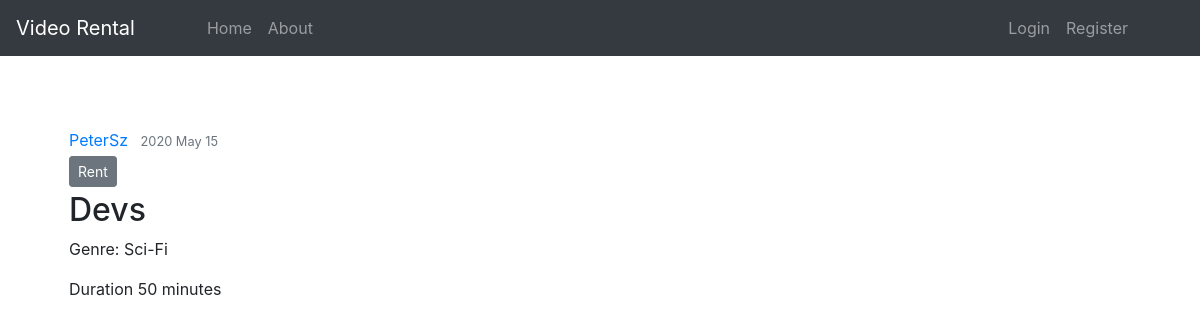
The app's page /video/rented/1/ with its own data.
### video/models.py (models this page shows, shortened)
class Video(models.Model):
    title = models.CharField(max_length=100)
    genre = models.CharField(max_length=30)
    duration = models.IntegerField()
    receive_date = models.DateTimeField(auto_now_add=True)
    renter = models.ForeignKey(User, on_delete=models.SET_DEFAULT, default=1)

### video/views.py (the view)
# urls.py: path('video/rented/<int:pk>/', VideoDetailView.as_view(), name='video-detail'),
class VideoDetailView(DetailView):
    model = Video

### video/templates/video/video_detail.html
{% extends "video/base.html" %}
{% block content %}
    <article class="media content-section">
    <div class="media-body">
      <div class="article-metadata">
        <a class="mr-2" href="#">{{ object.renter }}</a>
        <small class="text-muted">{{ object.receive_date|date:"Y F d" }}</small>
          {% if user.is_superuser %}
              <div>
                <a class="btn btn-secondary btn-sm mt-1 mb-1" href="{% url 'video-update' object.id %}">Update</a>
                <a class="btn btn-danger btn-sm mt-1 mb-1" href="{% url 'video-delete' object.id %}">Delete</a>
              </div>
          {% elif object.renter != user %}
              <div>
                <a class="btn btn-secondary btn-sm mt-1 mb-1" href="{% url 'video-rent' object.id %}">Rent</a>
              </div>
          {% else %}
              <div>
                <a class="btn btn-secondary btn-sm mt-1 mb-1" href="{% url 'video-rent' object.id %}">Give Back</a>
              </div>
          {% endif %}
      </div>
        <h2 class="article-title">{{ object.title }}</h2>
        <p class="article-content">Genre: {{ object.genre }}</p>
        <p class="article-content">Duration {{ object.duration }} minutes</p>
    </div>
  </article>
{% endblock content %}

### video/static/video/main.css (style rules this page uses)
body { padding-top: 5rem; }

### records on screen
Video: renter "PeterSz", receive_date "2020 May 15", title "Devs", genre "Sci-Fi", duration "50"
